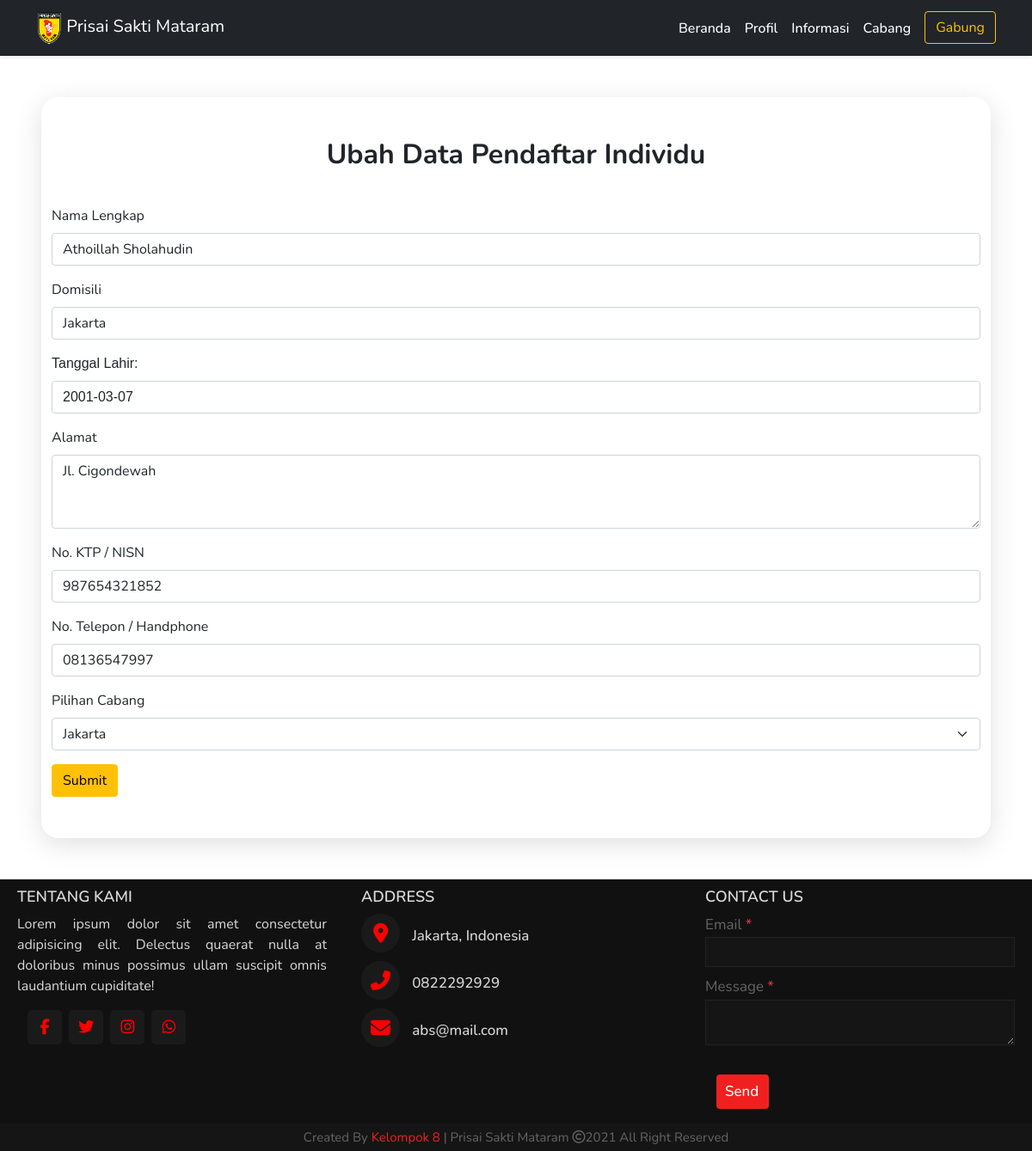
The app's page /ubah_data_pendaftar_individu.php?id=2 with its own data.
### tables this page shows
CREATE TABLE `daftar_individu` (
  `id` int(9) NOT NULL,
  `nama` varchar(50) NOT NULL,
  `domisili` varchar(100) NOT NULL,
  `tanggal_lahir` date NOT NULL,
  `alamat` varchar(100) NOT NULL,
  `no_ktp` varchar(25) NOT NULL,
  `no_telp` varchar(50) NOT NULL,
  `cabang` varchar(50) NOT NULL,
  `invoice` varchar(150) NOT NULL
);

### functions.php (called while the page is built, shortened)
<?php
  $namaServer = "localhost";
  $user = "root";
  $password = "";
  $database = "psm";
  $koneksi = mysqli_connect($namaServer, $user, $password, $database) or die ("Koneksi Gagal");
  function query($query) {
    global $koneksi;
    $result = mysqli_query($koneksi, $query);
    $rows = [];
    while($row = mysqli_fetch_assoc($result)) {
      $rows[] = $row;
    }
    return $rows;
  }
?>

### ubah_data_pendaftar_individu.php (the view, shortened to what this page needs)
<?php
$id = $_GET['id'];
$pendaftar_individu = query("SELECT * FROM daftar_individu WHERE id = $id")[0];
?>
<!DOCTYPE html>
<html lang="en">
<head>
  <link href="https://cdn.jsdelivr.net/npm/bootstrap@5.0.0-beta2/dist/css/bootstrap.min.css" rel="stylesheet" />
  <link rel="stylesheet" href="style.css" />
  <link href="https://code.jquery.com/ui/1.12.1/themes/base/jquery-ui.css" rel="stylesheet">
</head>
<body>
  <nav class="navbar navbar-expand-lg navbar-dark bg-dark shadow-sm sticky-top">
    <div class="container">
      <a class="navbar-brand" href="index.php">
        <img src="img/Logo_PSM.png" alt="" width="30" height="39" />
        Prisai Sakti Mataram
      </a>
      <div class="collapse navbar-collapse" id="navbarNav">
        <ul class="navbar-nav ms-auto">
          <li class="nav-item">
            <a class="nav-link active" aria-current="page" href="index.php">Beranda</a>
          </li>
          <li class="nav-item">
            <a class="nav-link active" aria-current="page" href="profil.php">Profil</a>
          </li>
          <li class="nav-item">
            <a class="nav-link active" aria-current="page" href="informasi.php">Informasi</a>
          </li>
          <li class="nav-item">
            <a class="nav-link active" aria-current="page" href="cabang_locator.php">Cabang</a>
          </li>
          <li class="nav-item ps-2">
            <a href="index.php#gabung"><button class="btn btn-outline-warning" type="submit">Gabung</button></a>
          </li>
        </ul>
      </div>
    </div>
  </nav>
  <section class="individu m-5">
    <div class="container">
      <h2 class="text-center pt-5 fw-bold">Ubah Data Pendaftar Individu</h2>
      <form action="" method="POST">
        <div class="mb-3 pt-4">
          <label for="exampleInputEmail1" class="form-label">Nama Lengkap</label>
          <input type="text" name="nama" class="form-control" id="exampleInputEmail1" aria-describedby="emailHelp" value="<?= $pendaftar_individu['nama'] ?>" required>
        </div>
        <div class="mb-3">
          <label for="exampleInputEmail1" class="form-label">Domisili</label>
          <input type="text" name="domisili" class="form-control" id="exampleInputEmail1" aria-describedby="emailHelp" value="<?= $pendaftar_individu['domisili'] ?>" required>
        </div>
        <div class="mb-3">
          <div class="ui-widget">
            <label for="datepicker" class="form-label">Tanggal Lahir: </label>
            <input type="text" id="datepicker" name="tanggal_lahir" class="form-control" aria-describedby="emailHelp" value="<?= $pendaftar_individu['tanggal_lahir'] ?>" required />
          </div>
        </div>
        <div class="mb-3">
          <label for="exampleFormControlTextarea1" class="form-label">Alamat</label>
          <textarea class="form-control" name="alamat" id="exampleFormControlTextarea1" rows="3"><?= $pendaftar_individu['alamat'] ?></textarea>
        </div>
        <div class="mb-3">
          <label for="exampleInputEmail1" class="form-label">No. KTP / NISN</label>
          <input type="text" name="no_ktp" class="form-control" id="exampleInputEmail1" aria-describedby="emailHelp" value="<?= $pendaftar_individu['no_ktp'] ?>" required>
        </div>
        <div class="mb-3">
          <label for="exampleInputEmail1" class="form-label">No. Telepon / Handphone</label>
          <input type="text" name="no_telp" class="form-control" id="exampleInputEmail1" aria-describedby="emailHelp" value="<?= $pendaftar_individu['no_telp'] ?>" required>
        </div>
        <div class="mb-3">
          <label for="exampleInputEmail1" class="form-label">Pilihan Cabang</label>
          <select class="form-select" name="cabang" aria-label="Default select example">
            <option value="Jakarta" <?php if ($pendaftar_individu['cabang'] == 'Jakarta') echo 'selected="Jakarta"' ?>>Jakarta</option>
          </select>
        </div>
        <button type="submit" name="submit" class="btn btn-warning mb-5">Submit</button>
      </form>
    </div>
  </section>
  <footer>
    <div class="main-content">
      <div class="left box">
        <h2>Tentang Kami</h2>
        <div class="content">
          <p>Lorem ipsum dolor sit amet consectetur adipisicing elit. Delectus quaerat nulla at doloribus
            minus possimus
            ullam suscipit omnis laudantium cupiditate!</p>
          <div class="social">
            <a href="#"><span style="color: red;" class="fab fa-facebook-f"></span></a>
            <a href="#"><span style="color: red;" class="fab fa-twitter"></span></a>
            <a href="#"><span style="color: red;" class="fab fa-instagram"></span></a>
            <a href="#"><span style="color: red;" class="fab fa-whatsapp"></span></a>
          </div>
        </div>
      </div>
      <div class="center box">
        <h2>Address</h2>
        <div class="content">
          <div class="place">
            <span style="color: red;" class="fas fa-map-marker-alt"></span>
            <span class="text">Jakarta, Indonesia</span>
          </div>
          <div class="phone">
            <span style="color: red;" class="fas fa-phone-alt"></span>
            <span class="text">0822292929</span>
          </div>
          <div class="place">
            <span style="color: red;" class="fas fa-envelope"></span>
            <span class="text">abs@mail.com</span>
          </div>
        </div>
      </div>
      <div class="right box">
        <h2>Contact us </h2>
        <div class="content">
          <form action="#">
            <div class="email">
              <div class="text">Email <span class="text-danger">*</span></div>
              <input class="text-white" type="email" required>
            </div>
            <div class="msg">
              <div class="text">Message <span class="text-danger">*</span></div>
              <textarea class="text-white" rows="2" cols="25" required></textarea>
            </div>
            <div class="btn">
              <button class="btn btn-danger text-center" type="submit">Send</button>
            </div>
          </form>
        </div>
      </div>
    </div>
    <div class="bottom">
      <center>
        <span class="credit">Created By <a href="#">Kelompok 8</a> | Prisai Sakti Mataram</span>
        <span class="far fa-copyright"></span><span>2021 All Right Reserved</span>
      </center>
    </div>
  </footer>
</body>
</html>

### style.css (style rules this page uses)
* { box-sizing: border-box; margin: 0; padding: 0; }
body, html { font-family: 'Nunito', sans-serif; }
.navbar-brand { color: rgba(255, 255, 255, 0.7); }
.collapse a { text-decoration: none; color: rgba(255, 255, 255, 0.7); font-weight: 500; }
footer { position: relative; bottom: 0px; width: 100%; background: #111; color: #d9d9d9; }
.main-content { display: flex; }
.main-content .box { flex-basis: 50%; padding: 10px 20px; }
.box h2 { font-size: 1.125rem; font-weight: 600; text-transform: uppercase; }
.box .content { margin: 20 0 0 0; }
.left .content p { text-align: justify; }
.left .content .social { margin: 20x 0 0 0; padding-left: 10px; }
.left .content .social a { padding: 0px 2px; }
.left .content .social a span { height: 40px; width: 40px; background: #1a1a1a; line-height: 40px; text-align: center; font-size: 18px; border-radius: 5px; transition: 0.3s; }
.center .content .fas { font-size: 1.437rem; background: #1a1a1a; height: 45px; width: 45px; line-height: 45px; text-align: center; border-radius: 50%; transition: 0.3s; cursor: pointer; }
.center .content .text { font-size: 1.0625rem; font-weight: 500; padding-left: 10px; }
.center .content .phone { margin: 10px 0; }
.right form .text { font-size: 1.0625rem; margin-bottom: 2px; color: #656565; }
.right form .msg { margin-top: 10px; }
.right form input, .right form textarea { width: 100%; font-size: 1.0625rem; background: #151515; padding-left: 10px; border: 1px solid #222222; }
.right form input { height: 35px; }
.right form .btn { margin-top: 10px; }
.right form button { height: 40px; width: 100%; border: none; outline: none; background: #f12020; font-size: 1.0625rem; padding-left: 10px; font-weight: 500; cursor: pointer; transition: 0.3s; }
.bottom center { padding: 5px; font-size: 0.9375rem; background: #151515; }
.bottom center span { color: #656565; }
.bottom center a { color: #f12020; text-decoration: none; }
.individu, .institusi { background: white; border-radius: 20px; box-shadow: rgba(100, 100, 111, 0.2) 0px 7px 29px 0px; }

### records on screen
daftar_individu: nama "Athoillah Sholahudin", domisili "Jakarta", tanggal_lahir "2001-03-07", alamat "Jl. Cigondewah", no_ktp "987654321852", no_telp "08136547997", cabang "Jakarta"
